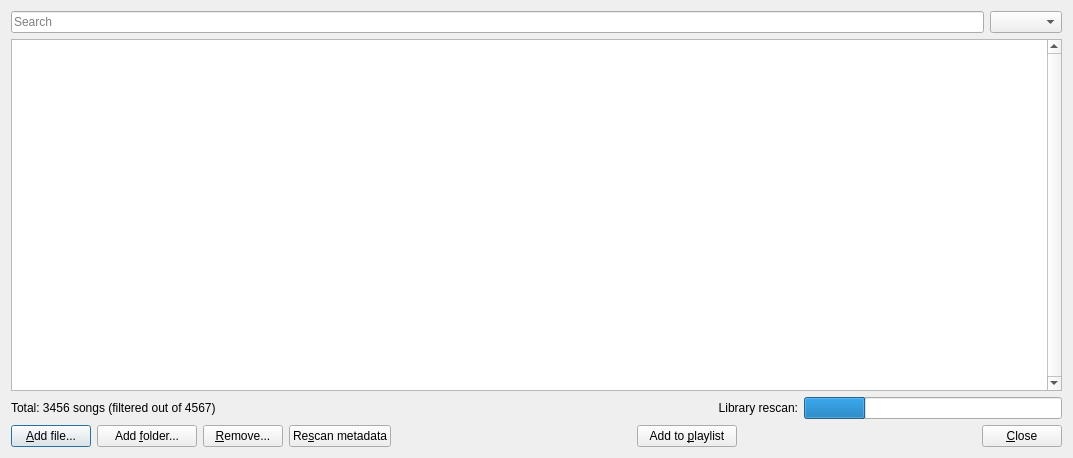
<?xml version="1.0" encoding="UTF-8"?>
<ui version="4.0">
 <class>DlgSongs</class>
 <widget class="QDialog" name="DlgSongs">
  <property name="windowModality">
   <enum>Qt::ApplicationModal</enum>
  </property>
  <property name="geometry">
   <rect>
    <x>0</x>
    <y>0</y>
    <width>1073</width>
    <height>458</height>
   </rect>
  </property>
  <property name="windowTitle">
   <string>SkauTan: Songs</string>
  </property>
  <layout class="QVBoxLayout" name="verticalLayout_2">
   <item>
    <layout class="QHBoxLayout" name="horizontalLayout_4">
     <item>
      <widget class="QLineEdit" name="leSearch">
       <property name="placeholderText">
        <string>Search</string>
       </property>
      </widget>
     </item>
     <item>
      <widget class="QComboBox" name="cbFilter">
       <property name="maxVisibleItems">
        <number>100</number>
       </property>
      </widget>
     </item>
    </layout>
   </item>
   <item>
    <widget class="QTableView" name="tblSongs">
     <property name="contextMenuPolicy">
      <enum>Qt::CustomContextMenu</enum>
     </property>
     <property name="verticalScrollBarPolicy">
      <enum>Qt::ScrollBarAlwaysOn</enum>
     </property>
     <property name="editTriggers">
      <set>QAbstractItemView::AnyKeyPressed|QAbstractItemView::DoubleClicked|QAbstractItemView::EditKeyPressed|QAbstractItemView::SelectedClicked</set>
     </property>
     <property name="selectionBehavior">
      <enum>QAbstractItemView::SelectRows</enum>
     </property>
     <property name="textElideMode">
      <enum>Qt::ElideMiddle</enum>
     </property>
     <property name="horizontalScrollMode">
      <enum>QAbstractItemView::ScrollPerPixel</enum>
     </property>
     <property name="gridStyle">
      <enum>Qt::DotLine</enum>
     </property>
     <property name="sortingEnabled">
      <bool>true</bool>
     </property>
     <property name="wordWrap">
      <bool>false</bool>
     </property>
     <attribute name="horizontalHeaderHighlightSections">
      <bool>false</bool>
     </attribute>
     <attribute name="horizontalHeaderShowSortIndicator" stdset="0">
      <bool>true</bool>
     </attribute>
     <attribute name="verticalHeaderVisible">
      <bool>false</bool>
     </attribute>
     <attribute name="verticalHeaderDefaultSectionSize">
      <number>21</number>
     </attribute>
     <attribute name="verticalHeaderMinimumSectionSize">
      <number>10</number>
     </attribute>
    </widget>
   </item>
   <item>
    <layout class="QHBoxLayout" name="horizontalLayout_2">
     <item>
      <widget class="QLabel" name="lblStats">
       <property name="text">
        <string notr="true">Total: 3456 songs (filtered out of 4567)</string>
       </property>
      </widget>
     </item>
     <item>
      <widget class="QWidget" name="wLibraryRescan" native="true">
       <layout class="QHBoxLayout" name="horizontalLayout_3">
        <property name="leftMargin">
         <number>0</number>
        </property>
        <property name="topMargin">
         <number>0</number>
        </property>
        <property name="rightMargin">
         <number>0</number>
        </property>
        <property name="bottomMargin">
         <number>0</number>
        </property>
        <item>
         <widget class="QLabel" name="lblLibraryRescan">
          <property name="text">
           <string>Library rescan:</string>
          </property>
          <property name="alignment">
           <set>Qt::AlignRight|Qt::AlignTrailing|Qt::AlignVCenter</set>
          </property>
         </widget>
        </item>
        <item>
         <widget class="QProgressBar" name="pbLibraryRescan">
          <property name="sizePolicy">
           <sizepolicy hsizetype="Preferred" vsizetype="Fixed">
            <horstretch>0</horstretch>
            <verstretch>0</verstretch>
           </sizepolicy>
          </property>
          <property name="value">
           <number>24</number>
          </property>
          <property name="textVisible">
           <bool>false</bool>
          </property>
         </widget>
        </item>
       </layout>
      </widget>
     </item>
    </layout>
   </item>
   <item>
    <layout class="QHBoxLayout" name="horizontalLayout">
     <item>
      <widget class="QPushButton" name="btnAddFile">
       <property name="text">
        <string>&amp;Add file...</string>
       </property>
      </widget>
     </item>
     <item>
      <widget class="QPushButton" name="btnAddFolder">
       <property name="minimumSize">
        <size>
         <width>100</width>
         <height>0</height>
        </size>
       </property>
       <property name="text">
        <string>Add &amp;folder...</string>
       </property>
      </widget>
     </item>
     <item>
      <widget class="QPushButton" name="btnRemove">
       <property name="text">
        <string>&amp;Remove...</string>
       </property>
      </widget>
     </item>
     <item>
      <widget class="QPushButton" name="btnRescanMetadata">
       <property name="text">
        <string>Re&amp;scan metadata</string>
       </property>
      </widget>
     </item>
     <item>
      <spacer name="horizontalSpacer_2">
       <property name="orientation">
        <enum>Qt::Horizontal</enum>
       </property>
       <property name="sizeHint" stdset="0">
        <size>
         <width>40</width>
         <height>20</height>
        </size>
       </property>
      </spacer>
     </item>
     <item>
      <widget class="QPushButton" name="btnAddToPlaylist">
       <property name="minimumSize">
        <size>
         <width>100</width>
         <height>0</height>
        </size>
       </property>
       <property name="text">
        <string>Add to &amp;playlist</string>
       </property>
      </widget>
     </item>
     <item>
      <spacer name="horizontalSpacer">
       <property name="orientation">
        <enum>Qt::Horizontal</enum>
       </property>
       <property name="sizeHint" stdset="0">
        <size>
         <width>40</width>
         <height>20</height>
        </size>
       </property>
      </spacer>
     </item>
     <item>
      <widget class="QPushButton" name="btnClose">
       <property name="text">
        <string>&amp;Close</string>
       </property>
      </widget>
     </item>
    </layout>
   </item>
  </layout>
  <action name="actRemoveFromLibrary">
   <property name="text">
    <string>&amp;Remove from library...</string>
   </property>
   <property name="toolTip">
    <string>Remove the songs from the library, but keep the files on the disk</string>
   </property>
   <property name="shortcut">
    <string>Del</string>
   </property>
  </action>
  <action name="actDeleteFromDisk">
   <property name="text">
    <string>&amp;Delete from disk...</string>
   </property>
   <property name="toolTip">
    <string>Delete the songs from both the library and the disk</string>
   </property>
   <property name="shortcut">
    <string>Shift+Del</string>
   </property>
  </action>
  <action name="actAddToPlaylist">
   <property name="text">
    <string>Add to playlist</string>
   </property>
   <property name="toolTip">
    <string>Add selected songs to playlist</string>
   </property>
   <property name="shortcut">
    <string>Ctrl+P</string>
   </property>
  </action>
  <action name="actProperties">
   <property name="text">
    <string>Properties...</string>
   </property>
   <property name="toolTip">
    <string>Show song details in a dedicated dialog</string>
   </property>
   <property name="shortcut">
    <string>Alt+3</string>
   </property>
  </action>
  <action name="actRate">
   <property name="text">
    <string>Rate:</string>
   </property>
   <property name="toolTip">
    <string>Set the songs' local rating</string>
   </property>
   <property name="shortcut">
    <string>Ctrl+R</string>
   </property>
  </action>
  <action name="actTempoDetector">
   <property name="text">
    <string>Tempo detector...</string>
   </property>
   <property name="shortcut">
    <string>Ctrl+Shift+T</string>
   </property>
  </action>
  <action name="actTapTempo">
   <property name="text">
    <string>Tap tempo...</string>
   </property>
   <property name="shortcut">
    <string>Ctrl+T</string>
   </property>
  </action>
  <action name="actInsertIntoPlaylist">
   <property name="text">
    <string>Insert into playlist</string>
   </property>
   <property name="toolTip">
    <string>Insert the selected songs after the currently selected song in the playlist</string>
   </property>
  </action>
  <action name="actManualToId3">
   <property name="text">
    <string>Manual -&gt; ID3</string>
   </property>
   <property name="toolTip">
    <string>Move the Manual tag values into the file's ID3 tag</string>
   </property>
  </action>
  <action name="actFileNameToId3">
   <property name="text">
    <string>FileName -&gt; ID3</string>
   </property>
   <property name="toolTip">
    <string>Copy the FileName tag values into the file's ID3 tag</string>
   </property>
  </action>
 </widget>
 <tabstops>
  <tabstop>leSearch</tabstop>
  <tabstop>cbFilter</tabstop>
  <tabstop>tblSongs</tabstop>
  <tabstop>btnAddFile</tabstop>
  <tabstop>btnAddFolder</tabstop>
  <tabstop>btnRemove</tabstop>
  <tabstop>btnRescanMetadata</tabstop>
  <tabstop>btnAddToPlaylist</tabstop>
  <tabstop>btnClose</tabstop>
 </tabstops>
 <resources/>
 <connections/>
</ui>
